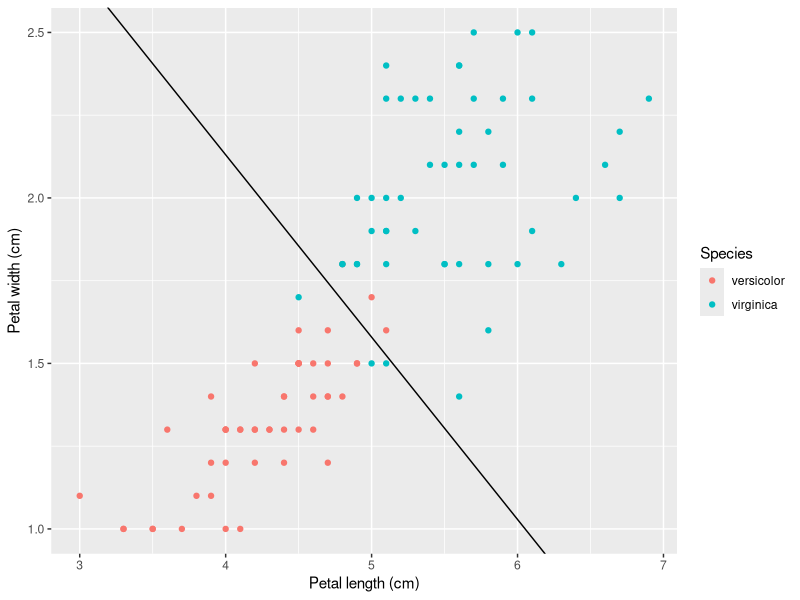

Generate this figure with R:
## ---- chunk 1
#| label: fig-half-space-iris
#| fig-cap: >-
#|   Petal length and width of versicolor and virginica irises,
#|   with the line where a logistic regression is indifferent
#|   between the two species
#| fig-alt: >-
#|   Scatter plot of petal width against petal length for 100 irises.
#|   Versicolor points, in one color, are mostly to the lower left.
#|   Virginica points, in another color, are mostly to the upper right.
#|   A straight line runs between the two groups and separates most of them.
two_species <- droplevels(subset(iris, Species != "setosa"))
fit <- glm(
  Species ~ Petal.Length + Petal.Width,
  family = binomial,
  data = two_species
)
w <- coef(fit)[c("Petal.Length", "Petal.Width")]
b <- coef(fit)[["(Intercept)"]]
two_species$score <- as.vector(
  as.matrix(two_species[c("Petal.Length", "Petal.Width")]) %*% w + b
)
two_species$side <- ifelse(two_species$score > 0, "positive", "negative")
ggplot2::ggplot(two_species) +
  ggplot2::aes(x = Petal.Length, y = Petal.Width, colour = Species) +
  ggplot2::geom_point() +
  ggplot2::geom_abline(intercept = -b / w[[2]], slope = -w[[1]] / w[[2]]) +
  ggplot2::labs(x = "Petal length (cm)", y = "Petal width (cm)")
## ---- chunk 2
#| label: half-space-iris-table
#| code-fold: false
table(two_species$Species, two_species$side)
